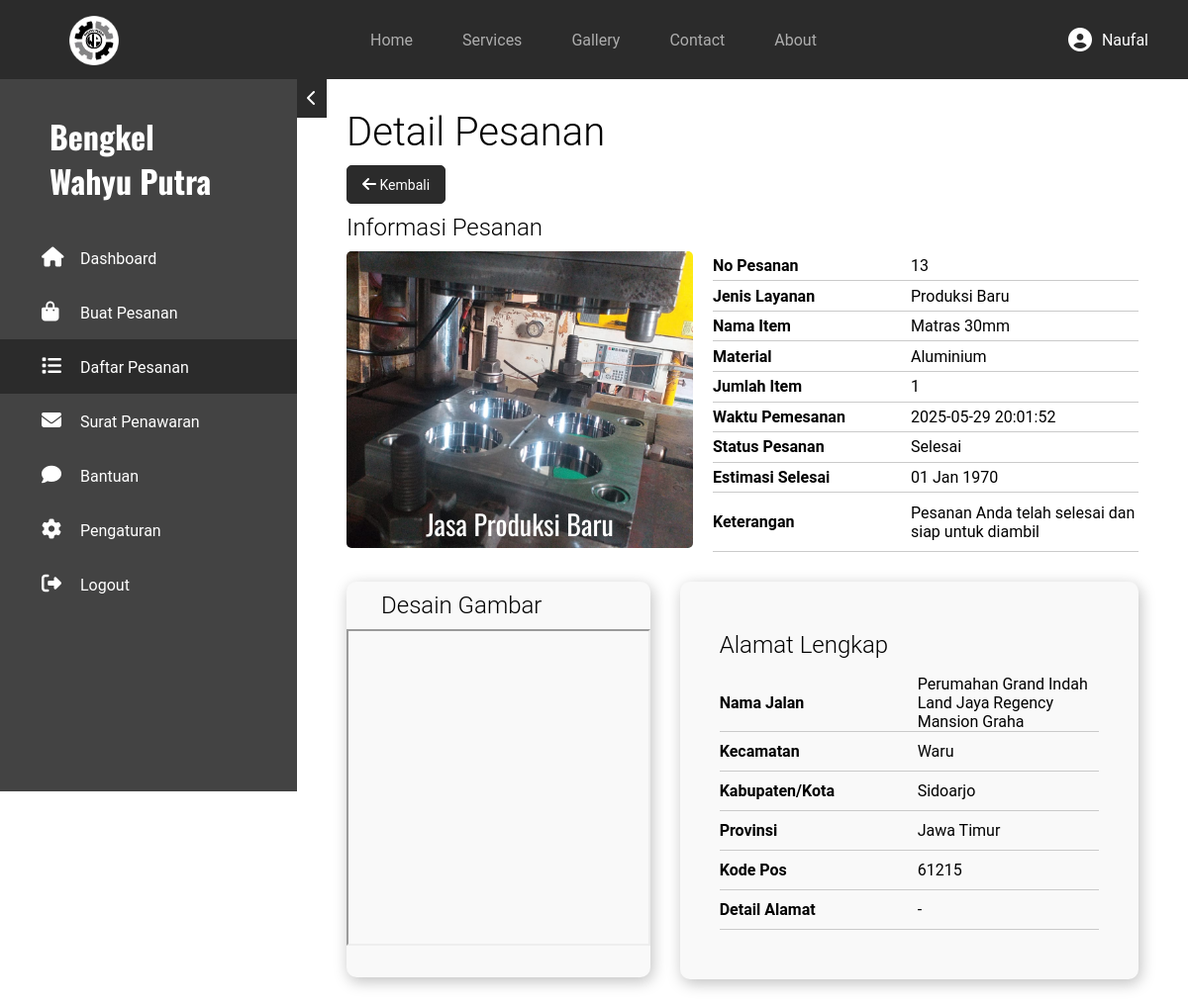
Page /dashboard/pages/my-order/detail/?detail=13 (signed in) on the earlier database version.
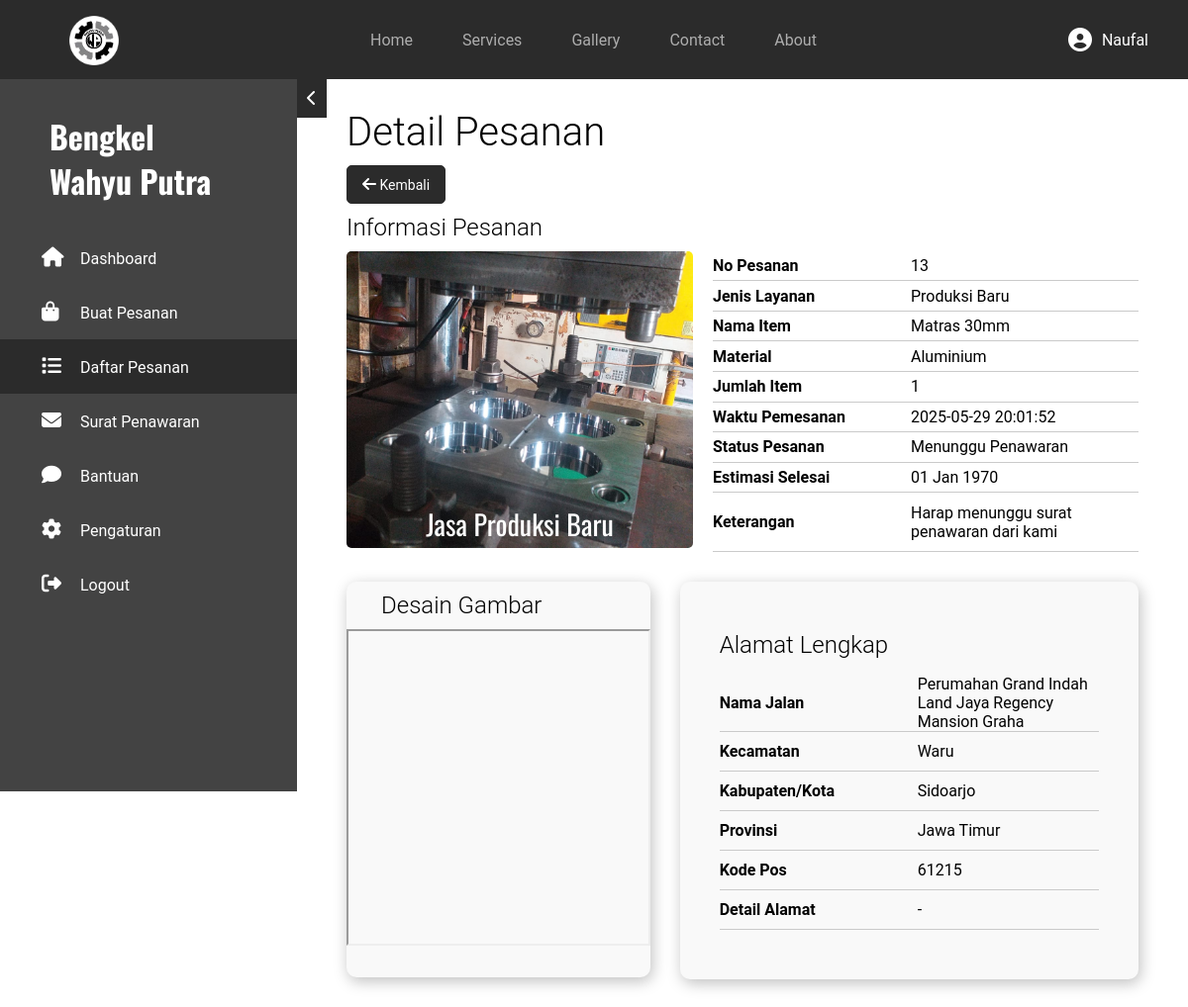
Same page on the later database version.
### tables this page shows
CREATE TABLE `pemesanan` (
  `no_pesanan` int(11) NOT NULL,
  `id_pelanggan` int(11) NOT NULL,
  `waktu_pemesanan` datetime NOT NULL DEFAULT current_timestamp(),
  `nama_jalan` varchar(100) NOT NULL,
  `kecamatan` varchar(50) NOT NULL,
  `kabupaten_kota` varchar(50) NOT NULL,
  `provinsi` varchar(30) NOT NULL,
  `kode_pos` char(5) NOT NULL,
  `detail` varchar(50) DEFAULT NULL,
  `id_service` int(11) NOT NULL,
  `estimasi` date DEFAULT NULL,
  `status_pesanan` enum('Menunggu Penawaran','Penawaran Diterbitkan','Negosiasi Penawaran','Dalam Proses','Menunggu Pembayaran','Konfirmasi Pembayaran','Selesai') NOT NULL DEFAULT 'Menunggu Penawaran'
);

CREATE TABLE `service` (
  `id_service` int(11) NOT NULL,
  `nama_service` varchar(50) NOT NULL,
  `gambar_jasa` varchar(100) DEFAULT NULL
);

CREATE TABLE `pemesanan_item` (
  `id_item` int(11) NOT NULL,
  `no_pesanan` int(11) NOT NULL,
  `nama_item` varchar(30) NOT NULL,
  `desain_gambar` varchar(255) NOT NULL,
  `material` varchar(20) NOT NULL,
  `jumlah_item` int(11) NOT NULL
);

### dashboard/pages/my-order/detail/index.php (the view, shortened to what the changed rows need)
<?php
require_once $_SERVER['DOCUMENT_ROOT'] . "/includes/global/koneksi.php";
if (isset($_GET['detail'])) {
    $no_pesanan = $_GET['detail'];
    $query = "SELECT * FROM pemesanan p
                JOIN service s
                ON p.id_service = s.id_service
                JOIN pemesanan_item pi
                ON p.no_pesanan = pi.no_pesanan
                WHERE p.no_pesanan = ?";
    $stmt = $conn->prepare($query);
    $stmt->bind_param('i', $no_pesanan);
    $stmt->execute();
    $result = $stmt->get_result();
    $result = $result->fetch_assoc();
} else {
    header('location: ../');
}
?>
<!DOCTYPE html>
<html lang="en">
<head>
    <link rel="stylesheet" href="../../../../assets/css/global.css">
    <link rel="stylesheet" href="../../../../assets/css/user.css">
    <link rel="stylesheet" href="../../../../assets/fontawesome/css/all.css">
</head>
<body>
    <main class="detailPesanan">
        <?php require_once $_SERVER['DOCUMENT_ROOT'] . "/includes/user/aside.php"; ?>
        <section class="utama">
            <div class="main-content">
                <h1>Detail Pesanan</h1>
                <div class="informasi">
                    <h2 style="margin-bottom: 10px;">Informasi Pesanan</h2>
                    <div class="informasi-flex">
                        <div class="img-jasa">
                            <img src="../../../../assets/img/<?= $result['gambar_jasa'] ?>" alt="Jasa">
                            <h1>Jasa <?= $result['nama_service'] ?></h1>
                        </div>
                        <table>
                            <tr>
                                <th>No Pesanan</th>
                                <td><?= $result['no_pesanan'] ?></td>
                            </tr>
                            <tr>
                                <th>Jenis Layanan</th>
                                <td><?= $result['nama_service'] ?></td>
                            </tr>
                            <tr>
                                <th>Nama Item</th>
                                <td><?= $result['nama_item'] ?></td>
                            </tr>
                            <tr>
                                <th>Material</th>
                                <td><?= $result['material'] ?? '-' ?></td>
                            </tr>
                            <tr>
                                <th>Jumlah Item</th>
                                <td><?= $result['jumlah_item'] ?></td>
                            </tr>
                            <tr>
                                <th>Waktu Pemesanan</th>
                                <td><?= $result['waktu_pemesanan'] ?></td>
                            </tr>
                            <tr>
                                <th>Status Pesanan</th>
                                <td><?= $result['status_pesanan'] ?></td>
                            </tr>
                            <tr>
                                <th>Estimasi Selesai</th>
                                <td><?= date('d M Y', strtotime($result['estimasi'])) ?></td>
                            </tr>
                            <tr>
                                <th>Keterangan</th>
                                <td>
                                    <?php
                                    $status = $result['status_pesanan'];
                                    switch ($status) {
                                        case 'Menunggu Penawaran':
                                            echo 'Harap menunggu surat penawaran dari kami';
                                            break;
                                        default:
                                            echo 'Pesanan Anda telah selesai dan siap untuk diambil';
                                            break;
                                    }
                                    ?>
                                </td>
                            </tr>
                        </table>
                    </div>
                </div>
                <div class="desain-alamat">
                    <div class="desain">
                        <h2>Desain Gambar</h2>
                    </div>
                    <div class="alamat">
                        <h2 style="margin-bottom: 1rem;">Alamat Lengkap</h2>
                        <table>
                            <tr>
                                <th>Nama Jalan</th>
                                <td><?= $result['nama_jalan'] ?></td>
                            </tr>
                            <tr>
                                <th>Kecamatan</th>
                                <td><?= $result['kecamatan'] ?></td>
                            </tr>
                            <tr>
                                <th>Kabupaten/Kota</th>
                                <td><?= $result['kabupaten_kota'] ?></td>
                            </tr>
                            <tr>
                                <th>Provinsi</th>
                                <td><?= $result['provinsi'] ?></td>
                            </tr>
                            <tr>
                                <th>Kode Pos</th>
                                <td><?= $result['kode_pos'] ?></td>
                            </tr>
                            <tr>
                                <th>Detail Alamat</th>
                                <td><?= $result['detail'] ?? '-' ?></td>
                            </tr>
                        </table>
                    </div>
                </div>
            </div>
        </section>
    </main>
</body>
</html>

Differences in the rows shown:
changed pemesanan "Perumahan Grand Indah Land Jaya Regency Mansion Graha": status_pesanan "Selesai" → "Menunggu Penawaran"
Other differences:
text no longer shown: "Pesanan Anda telah selesai dan siap untuk diambil"
text now shown: "Harap menunggu surat penawaran dari kami"
